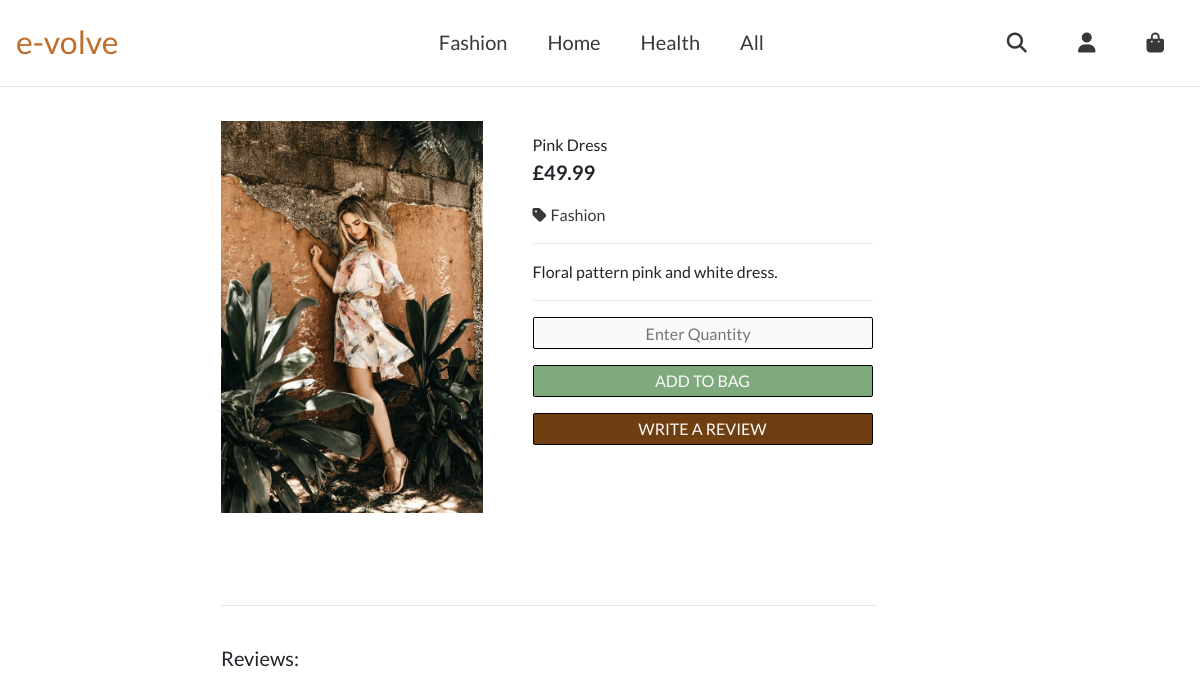
Screenshot of /products/2/ with the database file from the repository.
### products/models.py (models this page shows, shortened)
class Product(models.Model):
    category = models.ForeignKey('Category', null=True, blank=True,
                                 on_delete=models.SET_NULL)
    sku = models.CharField(max_length=254, null=True, blank=True)
    name = models.CharField(max_length=254)
    description = models.TextField()
    has_sizes = models.BooleanField(default=False, null=True, blank=True)
    price = models.DecimalField(max_digits=6, decimal_places=2)
    image_url = models.URLField(max_length=1024, null=True, blank=True)
    image = models.ImageField(null=True, blank=True)

class Category(models.Model):
    class Meta:
        verbose_name_plural = 'Categories'
    name = models.CharField(max_length=254)
    friendly_name = models.CharField(max_length=254, null=True, blank=True)

### products/views.py (the view)
# urls.py: path('<int:product_id>/', views.product_detail, name="product_detail"),
def product_detail(request, product_id):
    product = get_object_or_404(Product, pk=product_id)
    context = {
        'product': product
    }
    return render(request, 'products/product_detail.html', context)

### products/templates/products/product_detail.html (shortened to what this page needs)
{% extends "base.html" %}
{% load static %}
{% block page_header %}
    <hr class="product-details-hr">
{% endblock %}
{% block content %}
        <div class="container-fluid mt-5 pt-3">
            <div class="pt-3 mt-3 d-md-block"></div>
            <div class="d-block">
                <div class="row">
                    <div class="col-10 d-block col-md-6 col-lg-4 col-xl-3 offset-1 offset-md-0 offset-lg-2">
                        {% if product.image %}
                            <a href="{{ product.image.url}}" target="_blank">
                                <img class="card-img-top img-fluid pt-2 pl-3" src="{{ product.image.url}}" alt="{{ product.name }}">
                            </a>
                        {% else %}
                            <a href="">
                                <img class="card-img-top img-fluid" src="{{ MEDIA_URL }}ali-pazani-Wr9YY-tZVwc-unsplash.jpg" alt="{{ product.name }}">
                            </a>
                        {% endif %}
                    </div>
                    <div class="col-1 d-none col-md-5 col-lg-4 d-md-block">
                        <div class="card-body pb-0">
                            <p class="mb-0">{{ product.name }}</p>
                            <p class="lead mb-0 text-left font-weight-bold">£{{ product.price }}</p>
                            <a class="products-page-links" href="{% url 'products' %}?category={{product.category.name}}&sort=price&sort_direction=desc">
                                <p class="mt-3 pl-0"><i class="fas fa-tag pr-1"></i>{{ product.category.friendly_name }}</p>
                            </a>
                            <hr class="my-3">
                            <p>{{ product.description }}</p>
                            <hr class="my-3">
                            <form class="form" action="{% url 'add_to_shopping_bag' product.id %}" method="POST">
                                    <input class="size-selector-btn input-group w-100 text-center mt-3 bb-2 bl-3" type="number" name="quantity" min="1" max="99" data-item_id="{{ product.id }}" id="id_qty_{{ product.id }}" placeholder="  Enter Quantity" required>
                                <div class="row">
                                    <div class="col pt-3 text-center">
                                        <input class="add-to-bag-btn" type="submit" value="ADD TO BAG">
                                    </div>
                                </div>
                                <div class="row">
                                    <div class="col py-3 text-center">
                                        <button class="write-review-btn">WRITE A REVIEW</button>
                                    </div>
                                </div>
                            </form>
                            <div class="mt-5 pt-5 d-md-none d-lg-block">
                            </div>
                        </div>
                    </div>
                </div>
            </div>
            <div class="row">
                <div class="col d-none d-sm-block col-md-11 col-lg-8 col-xl-7 offset-1 offset-md-0 offset-lg-2">
                    <hr class="mt-5 mb-4 ml-3 mr-3 pt-3">
                    <p class="ml-3 h5">Reviews:</p>
                </div>
            </div>
        </div>
{% endblock %}

### static/css/base.css (style rules this page uses)
* { padding: 0; border: 0; margin: 0; border-color: #33373a; }
html { height: 100%; }
body, html { height: 100%; }
body { font-family: Lato; }
.container-fluid { padding: 0; }
.product-details-hr { position: relative; display: block; top: 70px; }
.size-selector-btn { width:100%; height: 2rem; border-bottom: 3rem; background: #fafafa; color: #33373a; border: 1px solid black; border-radius: 2px; }
.add-to-bag-btn { width:100%; height: 2rem; background: rgb(126, 170, 126); color: #fafafa; border: 1px solid black; border-radius: 2px; }
.write-review-btn { width:100%; height: 2rem; background: #703f11; color: #fafafa; border: 1px solid black; border-radius: 2px; }
.products-page-links { text-decoration: none; color:rgb(55, 56, 56); cursor: pointer; }

### rows the page displays
Product: image (picture), name "Pink Dress", price "49.99", category.friendly_name "Fashion", description "Floral pattern pink and white dress."
